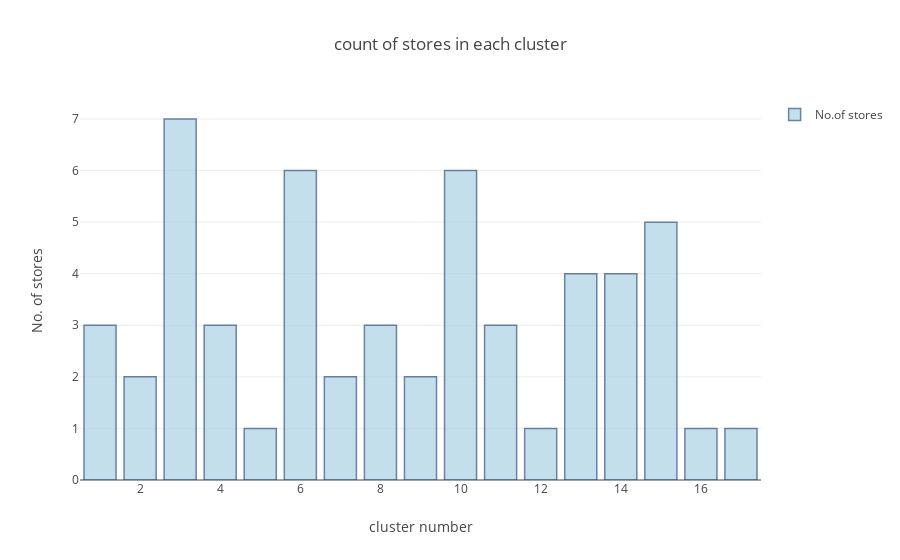

The cell this chart's notebook holds for it:
### Code cell
# Bar graph of number of clustuers

array = stores.cluster.values
unique, counts = np.unique(array, return_counts = True)

data = [go.Bar(
    x=unique,
    y=counts,
    marker=dict(
        color='rgb(158,202,225)',
        line=dict(
        color='rgb(8,48,107)',
        width=1.5,
        )
    ),
    opacity = 0.6,
    name = 'No.of stores'
)]

layout = go.Layout(
    xaxis=dict(title='cluster number'),
    yaxis=dict(title='No. of stores'),
    title='count of stores in each cluster',
    showlegend = True)

fig = go.Figure(data=data, layout=layout)

py.iplot(fig, filename='number-of-stores-in-cluster-bar-graph')

### Figure 1 — Plotly figure (JSON) as saved in the notebook; plotly's stock layout.template omitted (floating-point values rounded to 4 significant figures)
{"data": [{"marker": {"color": "rgb(158,202,225)", "line": {"color": "rgb(8,48,107)", "width": 1.5}}, "name": "No.of stores", "opacity": 0.6, "type": "bar", "uid": "478a0001-9c67-4cba-8dd2-4ac46a085535", "x": [1, 2, 3, 4, 5, 6, 7, 8, 9, 10, 11, 12, 13, 14, 15, 16, 17], "y": [3, 2, 7, 3, 1, 6, 2, 3, 2, 6, 3, 1, 4, 4, 5, 1, 1]}], "layout": {"showlegend": true, "title": {"text": "count of stores in each cluster"}, "xaxis": {"title": {"text": "cluster number"}}, "yaxis": {"title": {"text": "No. of stores"}}}}
